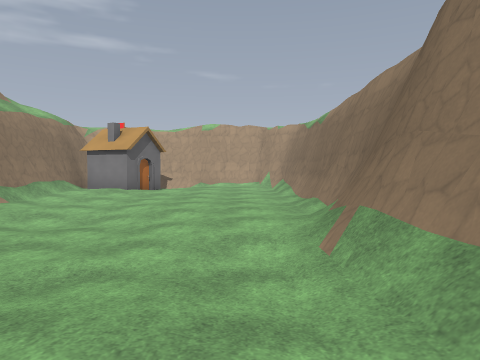
view 1 (above)

18 first-person views from a walk through a 3-D level made in the Godot game engine. The camera is 1.4 m above the floor, tilts 2° down and sees 70° across. The floor is counted in squares, 2 m on a side. Each view is taken from the middle of a square. On the plan, view 1 faces up. The plan holds only what a view shows up to about 11 squares ahead; the rest is blank. Surface patterns are stand-ins for the level's own textures.

view 2
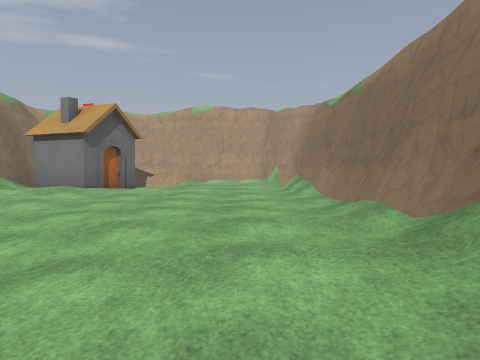

view 3
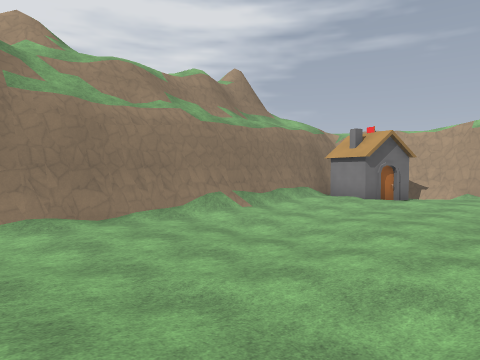

view 4
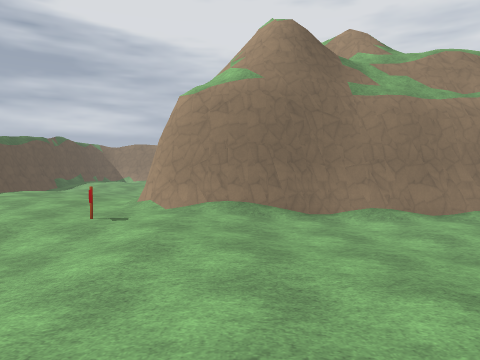

view 5
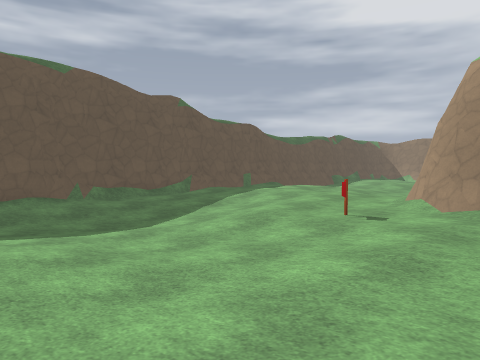

view 6
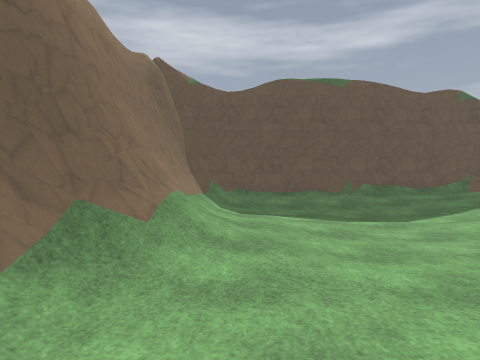

view 7
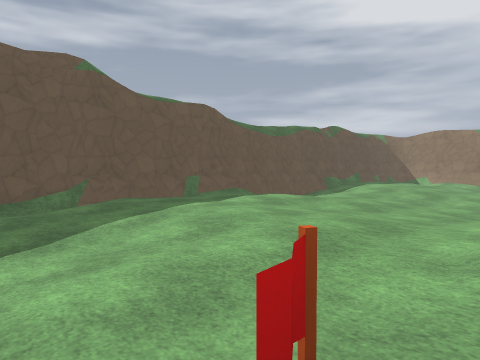

view 8
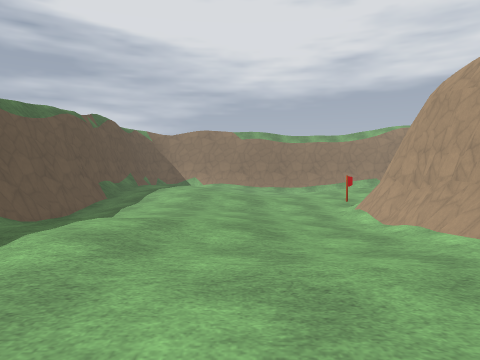

view 9
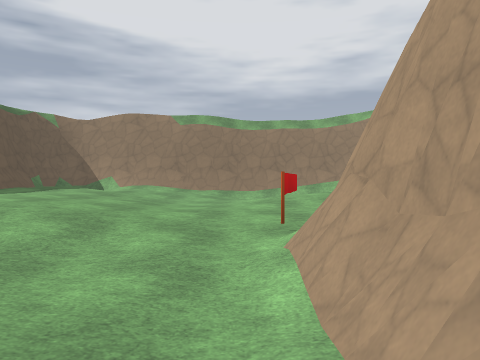

view 10
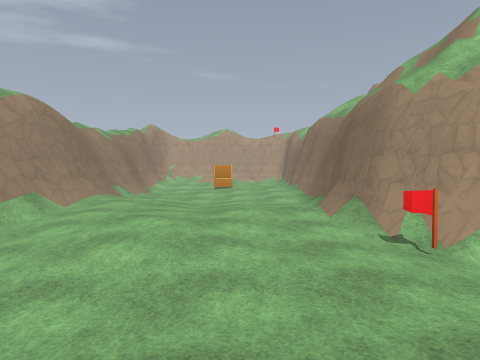

view 11
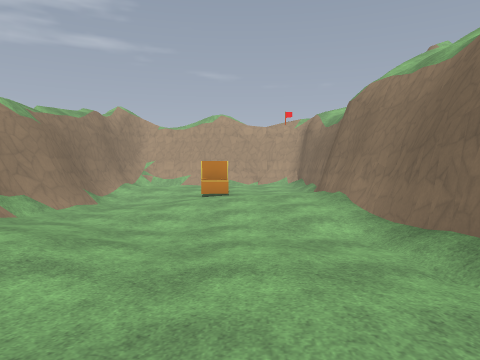

view 12
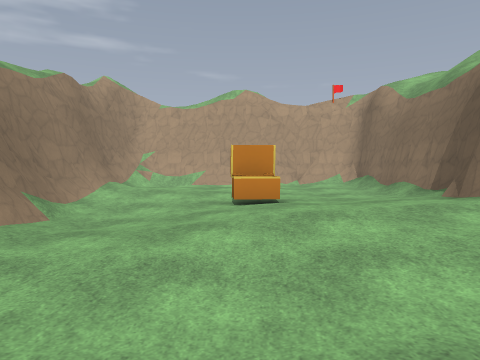

view 13
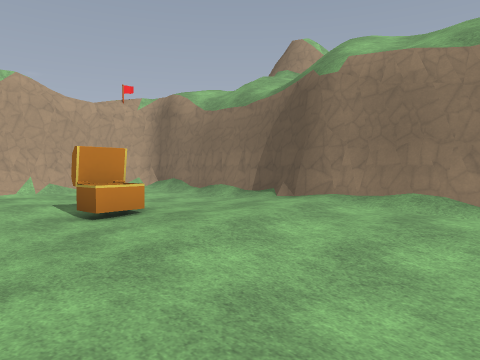

view 14
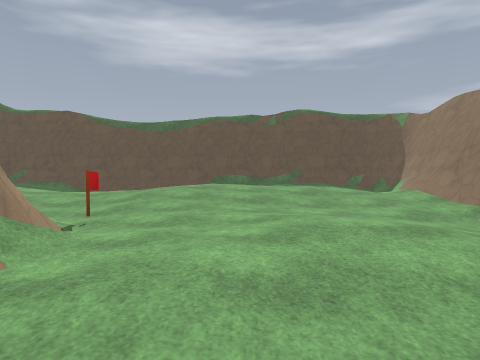

view 15
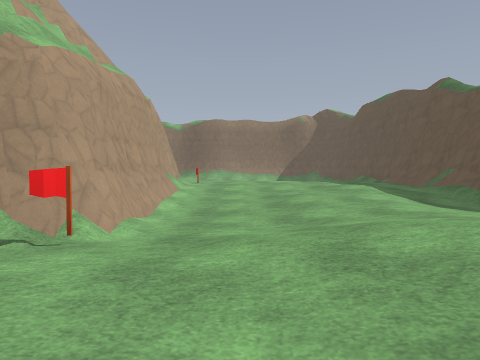

view 16
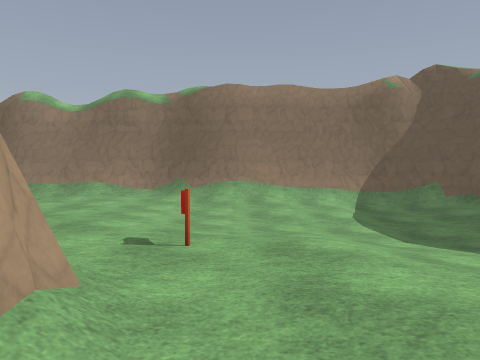

view 17
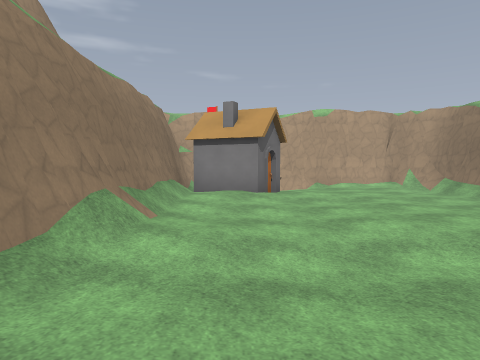

view 18
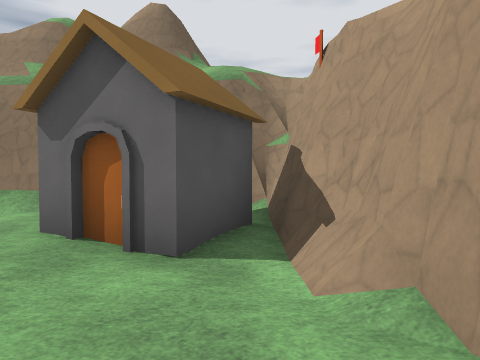

### Floor plan
Key: @ floor where view 1 was taken; # wall or solid block; . main floor; : floor 0.25 m higher than the main floor; - floor 0.25 m lower than the main floor; + floor 0.5 m higher than the main floor; _ floor 0.5 m lower than the main floor; / step, stairs or slope; H house; F flag; C chest.
Columns run from 21 left of view 1 to 2 right of it. Each row starts with its distance up from view 1.
 14                #########
 13  ########      #HH.:::/#
 12  #.::.:/#      #HHH:::.#
 11  #::.../#      #:H::::.#
 10  #...../#      #::.....#
  9  #-.C..:#      #/......#
  8  #--..:##      #/.-....#
  7  #--.::#       #/.-....#
  6  #--..:#       #/-_-...#
  5  #---.:#       #.---../#
  4  #.---.#       #..---./#
  3  #:.---#       #...---/#
  2  #::...#       #....../#
  1  #::..:#       #...:::/#
  0  #.::::#       #:::::@/#
 -1  #.:::.##      #::::::/#
 -2  #-.:..F########F:...:##
 -3  #-.....---.::::::--.:#
 -4  #.-....--..:+++:.--..#
 -5 ##...:::..:::++:.----.#
 -6 ##::::++:::++++:.-__--#
 -7 #/:++++::.:++++:.-----#
 -8 #/:++::..-.:::+::..../#
 -9 #######################

Where each view was taken, in squares from view 1:
view 1: 0 up, 0 right, facing up
view 2: 3 up, 0 right, facing up
view 3: 1 up, 1 right, facing up-left
view 4: 0 up, 1 right, facing left
view 5: 0 up, 0 right, facing down-left
view 6: 1 up, 0 right, facing down
view 7: 2 down, 4 left, facing down-left
view 8: 5 down, 6 left, facing left
view 9: 3 down, 10 left, facing left
view 10: 6 down, 16 left, facing up
view 11: 1 down, 16 left, facing up
view 12: 3 up, 17 left, facing up
view 13: 4 up, 19 left, facing up-right
view 14: 2 up, 16 left, facing down
view 15: 4 down, 17 left, facing right
view 16: 3 down, 8 left, facing right
view 17: 3 up, 4 left, facing up
view 18: 13 up, 0 right, facing left
